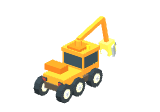
#> input picture pictos/engins/abatteuse.png, 160 x 112 px
$ python -i fabriquer.py   (imports and definitions only)
#> lines starting #> are read from the running program, lines starting #| are printed output that depends on the picture; after the words box and inside, x2 and y2 are one past the last pixel; in counts of white or black regions, pixels touching at a corner belong together
# -*- coding: utf-8 -*-
"""LES VIGNETTES DE PRODUIT. Un rendu sur fond magenta entre, une vignette de menu sort :
   78 x 78 pixels, fond transparent, palette de 64 couleurs relevee sur l image.

       python3 fabriquer.py             # fabrique, et dit le poids
       python3 fabriquer.py --planche   # la planche de controle, pour juger la taille

   POURQUOI 78. La regle de la maison est celle des portraits : PX_JEU = 1/3, un pixel
   d art mesure un tiers de pixel CSS. Le jeu pose la vignette dans une boite de 26 CSS —
   la hauteur exacte du filet de couleur qu elle remplace, pour qu aucune ligne de menu ne
   bouge d un pixel — et la planche fait donc trois fois cela. Sur un telephone a trois
   points d ecran par pixel CSS, un pixel d art tombe sur un point.

   POURQUOI UNE TABLE ET PAS UN DOSSIER. Comme pour les portraits : `produits.json` dit
   quelle source va a quelle cle de `PRODUITS`, et c est la seule facon d etre sur qu on ne
   livre pas l orge a la place de l avoine — les deux sont des gerbes jaunes, et leurs noms
   de fichier sont des empreintes.
"""
import json, os, sys
import numpy as np, cv2
from PIL import Image

U     = '/root/.claude/uploads/3c255efa-fd9f-5aab-a574-54544179bd6d/'
ICI   = os.path.dirname(os.path.abspath(__file__))
DEST  = os.path.abspath(os.path.join(ICI, '..', '..', 'produits'))
TABLE = os.path.join(ICI, 'produits.json')
# LA MEME CHAINE SERT UN SECOND DOSSIER, ET C EST TOUT CE QUI LES SEPARE.
# `produits/` est sous contrat : un fichier par entree de `VIGNETTES`, ni plus ni moins,
# et un banc le verifie DANS LES DEUX SENS. Le combine du telephone qui sonne est un
# picto de HUD et non une marchandise — aucune cle de PRODUITS, ESPECES, MACHINES ou
# TOOLS ne lui correspond, et le poser la-bas aurait oblige a desserrer ce banc. Il a
# donc son dossier, avec sa table ; le traitement, lui, est le meme au pixel pres.
PICTOS  = os.path.abspath(os.path.join(ICI, '..', '..', 'pictos'))
TPICTOS = os.path.join(ICI, 'pictos.json')

PX_JEU     = 1/3      # taille d un pixel d art, en pixels CSS — la meme que les portraits
BOITE      = 26       # la boite ou le jeu pose la vignette, en pixels CSS
COTE       = round(BOITE/PX_JEU)
MARGE      = 2        # en pixels d art : le sujet ne touche jamais le bord de la boite
COULEURS   = 64
SEUIL_TEINTE = 0.55   # au-dessus de cette teinte normalisee, un pixel EST du fond
LUM_MIN      = 40     # ... a condition d etre eclaire : un noir presque pur n a pas de teinte
BANDE        = 8      # largeur, en pixels source, de la frange ou l alpha se calcule
TOL_NEUTRE   = 6      # fond BLANC : ecart en dessous duquel un pixel est du fond
PLEIN_NEUTRE = 60     # fond BLANC : ecart au-dela duquel un pixel est opaque
SAT_OMBRE    = 0.10   # une ombre sur du blanc est GRISE : elle n a pas de saturation
LUM_OMBRE    = 190    # ... et elle reste claire. Mesure : la regle ne mord que 0,04 % du
                      # sujet plein des deux tracteurs, leurs reflets de toit.
# LE FOND VU AU TRAVERS D UN VERRE. Trois conditions, et il en faut trois — mesurees sur
# les vingt-trois sources, avec ce que chacune separe :
SEUIL_VERRE  = 0.30   # teinte : sous ce seuil c est de la matiere, pas du fond attenue
EQ_VERRE     = 0.18   # |R-B| / clarte : le fond a R ~ B. Une olive noire (0,28), un fond
                      # de bouteille grenat (0,60), un rose de mamelle (0,38) ne l ont pas ;
                      # le verre du bidon d avoine est a 0,02 et celui du vin a 0,11.
LUM_VERRE    = 175    # ... et il reste CLAIR. C est ce qui separe le VERRE du vin (185 au
                      # plus sombre) du REFLET de sa bouteille (162 au plus clair), que ni
                      # la teinte ni l equilibre ne distinguent : les deux sont un mauve
                      # pale, l un est le fond derriere le verre et l autre est du verre.


# [11 lines left out: function cleTeinte, not called in this run]


def teinteNormee(a):
    """LA MEME CHOSE, DIVISEE PAR LA CLARTE — et c est ce qui voit les OMBRES PORTEES.
       Les deux bidons de lait en ont une, et la regle precedente les gardait : une ombre
       est le meme magenta MULTIPLIE par 0,6, elle est donc loin de la couleur du fond, et
       tout ce qui en est loin etait du sujet. Un gros pate rose restait au pied du bidon.

       Diviser par `max(R,G,B)` enleve ce facteur : le fond plein et son ombre tombent a la
       MEME valeur — 0,97 pour les huit planches PNG, 0,73 pour la photo JPEG dont le
       magenta est plus pale —, tandis que le sujet reste sous 0,55. Mesure sur les dix
       sources : PAS UN pixel de sujet plein n atteint 0,55, et l ombre la plus sombre
       reste a 91 de clarte, loin du plancher.

       LE PLANCHER DE CLARTE EST NECESSAIRE, et c est de l arithmetique : a (3, 0, 4) la
       division rend 0,75 et un noir presque pur passerait pour du magenta. En dessous de
       LUM_MIN un pixel n a pas de teinte, il a du bruit."""
    mx = a.max(axis=2)
    return np.where(mx >= LUM_MIN,
                    (np.minimum(a[:, :, 0], a[:, :, 2]) - a[:, :, 1])/np.maximum(mx, 1), -1)


def fondLocal(a, fond, sigma):
    """LA COULEUR DU FOND DERRIERE CHAQUE PIXEL, et non une couleur pour toute l image.
       Sous une ombre portee, le fond est le meme magenta en plus sombre : demeler la
       frange de cette zone avec le magenta PLEIN reviendrait a retirer plus de fond qu il
       n y en a, et le pied du bidon sortirait verdatre.
       Une moyenne gaussienne des pixels de fond, ponderee par eux seuls, donne cette
       couleur-la de proche en proche — et rend le fond plein partout ou il n y a pas
       d ombre, puisque tous les voisins y sont identiques."""
    m = fond.astype(np.float32)
    num = cv2.GaussianBlur(a*m[..., None], (0, 0), sigma)
    den = cv2.GaussianBlur(m, (0, 0), sigma)
    return num/np.maximum(den, 1e-6)[..., None], den


def sansDebris(fond):
    """REND AU FOND CE QUI TOUCHE LE BORD DE LA PLANCHE. Celle de la vache porte, sur son
       bord droit, une colonne de neuf pixels d un magenta delave — un bord de capture.
       Elle n est pas de la teinte du fond, donc elle etait du sujet, donc le cadrage la
       prenait : la vache se trouvait reduite et decentree pour loger un trait que personne
       ne voit.

       LA REGLE A D ABORD ETE UNE AIRE, ET C ETAIT FAUX. « Une tache plus petite qu un
       vingtieme de la plus grande est un debris » tenait tant que les debris etaient plus
       gros que les vrais morceaux ; le sac de farine a renverse cela — sa flouee posee a
       cote pese 0,36 % du sac, la colonne de la vache 1,51 %. Le debris est quatre fois
       plus GROS que le morceau. Aucun seuil d aire ne les separe.

       CE QUI LES SEPARE SE MESURE AUTREMENT, et c est net sur les vingt-six sources : la
       colonne de la vache est la SEULE tache de sujet qui touche le bord de la planche, et
       aucun sujet n y touche — pas meme le plus gros. Un rendu est cadre avec sa marge ; un
       bord de capture est, par definition, au bord.

       ON NE RETIRE JAMAIS LA PLUS GROSSE, quoi qu il arrive : si une planche arrivait un
       jour cadree au ras du sujet, la regle l effacerait tout entier."""
    n, lab, st, _ = cv2.connectedComponentsWithStats((~fond).astype(np.uint8), 8)
    if n <= 2:
        return fond
    gros = 1 + int(st[1:, cv2.CC_STAT_AREA].argmax())
    bords = np.unique(np.concatenate([lab[0], lab[-1], lab[:, 0], lab[:, -1]]))
    jeter = [int(i) for i in bords if i != 0 and i != gros]
    return (fond | np.isin(lab, jeter)) if jeter else fond


def detourer(chemin, ombre=False):
    """Rend (couleur H,W,3 demelangee ; alpha H,W dans [0,1]).
       `ombre` dit que la source porte une ombre portee QUE LA CHAINE NE PEUT PAS DEVINER —
       le cas d un fond blanc, et de lui seul. Voir l etape 1 ter."""
#> called with chemin = '../../pictos/engins/abatteuse.png', ombre = False
    a = np.asarray(Image.open(chemin).convert('RGB')).astype(np.float32)
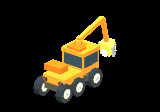
#> a: shape (112, 160, 3) float32; mean R, G, B 34.6, 28.9, 14.8
    tour = np.concatenate([a[0], a[-1], a[:, 0], a[:, -1]])
#> tour = 544 rows, first 8: [0, 0, 0], [0, 0, 0], [0, 0, 0], [0, 0, 0], [0, 0, 0], [0, 0, 0], [0, 0, 0], [0, 0, 0]
    ref = np.median(tour, axis=0)
#> ref = [0, 0, 0]
    # 0. DE QUELLE COULEUR EST LE FOND ? Quatorze planches sur quinze sont sur magenta ;
    #    l abeille est sur BLANC, et sur un fond blanc la teinte ne dit plus rien — elle
    #    vaut zero pour le fond comme pour un flanc de vache. Les deux cas se distinguent
    #    sur le fond LUI-MEME, une fois pour toutes, et chacun a sa regle.
    chromatique = float(teinteNormee(ref.reshape(1, 1, 3))[0, 0]) >= SEUIL_TEINTE
#> in teinteNormee, `mx = a.max(axis=2)`: mx = [0]
#> chromatique = False
    # 1. LE FOND ET SON OMBRE, ENFERMES OU NON. On n inonde pas depuis le bord,
    #    contrairement aux portraits : le magenta ne se trouve NULLE PART dans le sujet,
    #    tandis que l avoine et le colza ont des poches de fond ENFERMEES entre deux tiges.
    #    Une regle de connexite les aurait gardees opaques, et elles sortaient roses.
    fond = (teinteNormee(a) >= SEUIL_TEINTE) if chromatique \
           else (np.abs(a - ref).max(axis=2) <= TOL_NEUTRE)
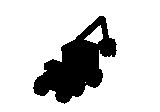
#> fond: shape (112, 160) bool; 81.1% white; 1 black region, box (x1, y1, x2, y2) and area: (33, 16, 117, 104) 3385
    if ombre and not chromatique:
        # 1 ter. L OMBRE PORTEE SUR FOND BLANC NE SE DEVINE PAS, ELLE SE DECLARE.
        #    Sur magenta, une ombre se reconnait toute seule : elle garde la teinte du fond.
        #    Sur du blanc, elle est un voile GRIS ET CLAIR — et c est exactement la
        #    signature des AILES de l abeille, qui sont peintes de la meme facon et qu il
        #    faut garder. Aucune mesure ne separe les deux : c est la table qui tranche,
        #    comme elle tranche l ancrage des yeux d un portrait que les detecteurs ratent.
        #    Ce qu on retire est ce qui est gris, clair, ET JOINT AU BORD : le reflet creme
        #    d un phare est enferme dans la calandre, une ombre portee ne l est jamais.
        mx = a.max(axis=2)
        sat = (mx - a.min(axis=2))/np.maximum(mx, 1)
        cand = (fond | ((sat <= SAT_OMBRE) & (mx >= LUM_OMBRE))).astype(np.uint8)
        nn, lab, _, _ = cv2.connectedComponentsWithStats(cand, 8)
        bords = np.unique(np.concatenate([lab[0], lab[-1], lab[:, 0], lab[:, -1]]))
        fond = np.isin(lab, [int(i) for i in bords if i != 0])
    fond = sansDebris(fond)
#> in sansDebris, `n, lab, st, _ = cv2.connectedComponentsWithStats((~fond).astype(np.uin..`: n = 2; st = [[0, 0, 160, 112, 14535], [33, 16, 84, 88, 3385]]
    if chromatique:
        # 1 bis. ET LE FOND VU AU TRAVERS D UN VERRE, qui est du fond aussi.
        #    Le bidon de lait d avoine et le verre de vin sont vides dans leur haut : ce
        #    qu on y voit, c est le magenta, TEINTE ET ECLAIRCI par la paroi — 0,44 de
        #    teinte au lieu de 0,95. Le laisser opaque mettait une bande rose en travers
        #    du verre ; le seuil de teinte, lui, ne pouvait pas descendre le chercher sans
        #    emporter les olives noires du sac, qui sont a 0,42.
        #    ON NE LE CHERCHE QU AU COEUR DU SUJET. Au bord, un blanc a demi melange de
        #    fond a exactement la meme signature qu un verre : c est vrai, et c est
        #    justement ce que la frange sait deja traiter. La distance decide.
        dist0 = cv2.distanceTransform((~fond).astype(np.uint8), cv2.DIST_L2, 3)
        mx = a.max(axis=2)
        eq = np.abs(a[:, :, 0] - a[:, :, 2])/np.maximum(mx, 1)
        fond = fond | ((~fond) & (dist0 > BANDE) & (teinteNormee(a) >= SEUIL_VERRE)
                       & (eq <= EQ_VERRE) & (mx >= LUM_VERRE))
    loc, den = fondLocal(a, fond, BANDE)
#> in fondLocal, `num = cv2.GaussianBlur(a*m[..., None], (0, 0), sigma)`: num: shape (112, 160, 3) float32; every value is 0
#> in fondLocal, `den = cv2.GaussianBlur(m, (0, 0), sigma)`:
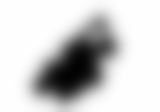
#> den: shape (112, 160) float32; min 0.0104, max 1, mean 0.811
    loc = np.where((den > 1e-3)[..., None], loc, ref)
    if chromatique:
        # 2. LA FRANGE : ce qui est a moins de BANDE pixels du fond. Au-dela, c est du sujet
        #    plein, et rien ne doit pouvoir l entamer — la ficelle brune d une gerbe est a
        #    quarante unites du magenta et se serait retrouvee a demi transparente.
        dist = cv2.distanceTransform((~fond).astype(np.uint8), cv2.DIST_L2, 3)
        frange = (~fond) & (dist <= BANDE)
        # 3. L ALPHA DE LA FRANGE se lit sur la teinte LINEAIRE, contre le fond QUI EST
        #    DERRIERE ce pixel-la. La reference du sujet est la MEDIANE du plein : elle vaut
        #    ce que vaut la matiere, et ne se devine pas.
        k = cleTeinte(a)
        kf = float(np.median(k[(~fond) & (dist > BANDE)]))
        kb = cleTeinte(loc)
        al = np.where(fond, 0.0, 1.0)
        al[frange] = np.clip(((kb - k)/np.maximum(kb - kf, 1))[frange], 0, 1)
    else:
        # 2 bis. SUR FOND BLANC, L ALPHA SE LIT PARTOUT ET NON DANS UNE FRANGE.
        #    La frange repose sur une garantie que seule une teinte donne : « le sujet
        #    n est pas de cette couleur-la, donc ce qui est loin du bord est plein ». Sur
        #    du blanc, cette garantie n existe pas — un blanc de sujet et le fond sont la
        #    meme chose —, et c est justement ce qu il faut ici : les AILES de l abeille
        #    sont peintes translucides, presque blanches, avec leurs nervures. Les rendre
        #    opaques serait aussi faux que les effacer ; la rampe leur donne l alpha
        #    qu elles ont, 0,05 a 0,25, et l aile reste une aile.
        d = np.abs(a - loc).max(axis=2)
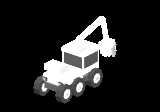
#> d: shape (112, 160) float32; min 0, max 255, mean 35.7
        al = np.clip((d - TOL_NEUTRE)/(PLEIN_NEUTRE - TOL_NEUTRE), 0, 1)
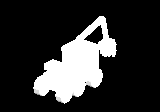
#> al: shape (112, 160) float32; min 0, max 1, mean 0.188
        al[fond] = 0.0
    # 4. LE DEMELANGE. Un pixel de frange vaut a.C + (1-a).fond ; on rend C, sans quoi la
    #    silhouette garderait un lisere magenta une fois posee sur le papier du menu.
    A = al[..., None]
    C = np.where(A > 0.02, (a - (1 - A)*loc)/np.maximum(A, 0.02), a)
    return np.clip(C, 0, 255), al


# [69 lines left out: functions vignette, main, fabriquer, planche, not called in this run]


# [2 lines not run here, left out]

>>> result = detourer('../../pictos/engins/abatteuse.png')

$ run again, on pictos/engins/caseyeur.png
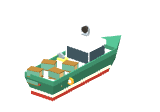
#> input picture pictos/engins/caseyeur.png, 160 x 112 px
#> tour = 544 rows, first 8: [0, 0, 0], [0, 0, 0], [0, 0, 0], [0, 0, 0], [0, 0, 0], [0, 0, 0], [0, 0, 0], [0, 0, 0]
#> ref = [0, 0, 0]
#> mx = [0]
#> chromatique = False
#> in detourer, `fond = (teinteNormee(a) >= SEUIL_TEINTE) if chromatique \ else (np.abs..`:
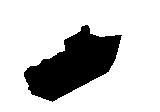
#> fond: shape (112, 160) bool; 78.2% white; 1 black region, box (x1, y1, x2, y2) and area: (24, 25, 122, 102) 3901
#> n = 2; st = [[0, 0, 160, 112, 14019], [24, 25, 98, 77, 3901]]
#> num: shape (112, 160, 3) float32; every value is 0
#> in detourer, `al = np.clip((d - TOL_NEUTRE)/(PLEIN_NEUTRE - TOL_NEUTRE), 0, 1)`:
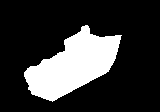
#> al: shape (112, 160) float32; min 0, max 1, mean 0.218
